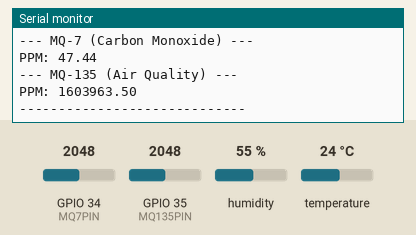
Recording of a sketch running on a simulated ESP32. On the bench: the last lines printed to the serial monitor. The test bench sets the inputs (shaded band); at power-on: GPIO 35 (MQ135PIN) = 2048, humidity 55 %, GPIO 34 (MQ7PIN) = 2048, temperature 24 °C.

Above: at 4.8 s.
4.9 s: GPIO 35 (MQ135PIN) set to 3972
At 8.8 s:
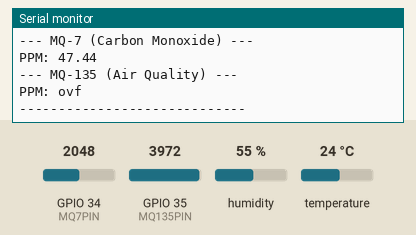
13.6 s: humidity set to 22 %
18.6 s: GPIO 34 (MQ7PIN) set to 2866
23.6 s: temperature set to 12 °C
28.6 s: GPIO 34 (MQ7PIN) set to 3972
33.6 s: GPIO 35 (MQ135PIN) set to 2866
At 37.1 s:
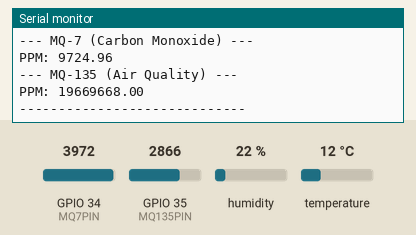
Timing chart, 0 to 38.6 s (numbered marks = the images above; inputs shaded):
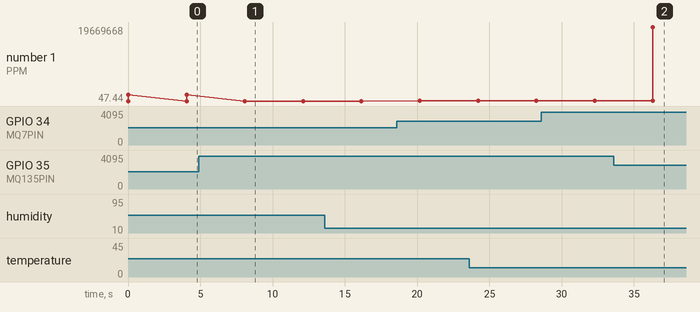

The sketch:

reader_AirQ.ino
```cpp
#include <DHT.h>

// Pins
#define DHTPIN 4       // DHT11 data pin
#define DHTTYPE DHT11  // DHT11 sensor type
#define MQ7PIN 34      // MQ-7 sensor analog pin
#define MQ135PIN 35    // MQ-135 sensor analog pin

// Constants
const float MQ7_R0 = 6.22;    // values attained from calibration
const float MQ135_R0 = 238.87;
const float MQ7_m = -0.6527;   // Slope for MQ-7
const float MQ7_b = 1.30;      // Intercept for MQ-7
const float MQ135_m = -0.3376;   // Slope for MQ-135
const float MQ135_b = 0.7165;    // Intercept for MQ-135

DHT dht(DHTPIN, DHTTYPE);

void setup() {
  Serial.begin(115200);
  dht.begin();

  pinMode(MQ7PIN, INPUT);
  pinMode(MQ135PIN, INPUT);
}

void loop() {
  // Read temperature and humidity from DHT11
  float temp = dht.readTemperature();
  float humidity = dht.readHumidity();

  if (isnan(temp) || isnan(humidity)) {
    Serial.println("Error: Failed to read from DHT sensor.");
  } else {
    Serial.print("Temperature: ");
    Serial.print(temp);
    Serial.print("°C, Humidity: ");
    Serial.print(humidity);
    Serial.println("%");
  }

  // Read MQ-7 data
  int mq7_raw = analogRead(MQ7PIN);
  if (mq7_raw <= 0) {
    Serial.println("Error: Failed to read from MQ-7 sensor.");
  } else {
    float mq7_volt = mq7_raw * (3.3 / 4095.0);               // Convert ADC to voltage
    float mq7_RS = ((3.3 * 10.0) / mq7_volt) - 10.0;        // Calculate RS for MQ-7
    float mq7_ratio = mq7_RS / MQ7_R0;                      // Calculate ratio
    float mq7_ppm_log = (log10(mq7_ratio) - MQ7_b) / MQ7_m; // Calculate log(PPM)
    float mq7_ppm = pow(10, mq7_ppm_log);                   // Convert log value to PPM

    Serial.println("\n--- MQ-7 (Carbon Monoxide) ---");
    //Serial.print("Raw Value: ");
    //Serial.println(mq7_raw);
    //Serial.print("Voltage: ");
    //Serial.println(mq7_volt);
    Serial.print("PPM: ");
    Serial.println(mq7_ppm);
  }

  // Read MQ-135 data
  int mq135_raw = analogRead(MQ135PIN);
  if (mq135_raw <= 0) {
    Serial.println("Error: Failed to read from MQ-135 sensor.");
  } else {
    float mq135_volt = mq135_raw * (3.3 / 4095.0);                  // Convert ADC to voltage
    float mq135_RS = ((3.3 * 10.0) / mq135_volt) - 10.0;           // Calculate RS for MQ-135
    float mq135_ratio = mq135_RS / MQ135_R0;                       // Calculate ratio
    float mq135_ppm_log = (log10(mq135_ratio) - MQ135_b) / MQ135_m; // Calculate log(PPM)
    float mq135_ppm = pow(10, mq135_ppm_log);                       // Convert log value to PPM

    Serial.println("\n--- MQ-135 (Air Quality) ---");
    //Serial.print("Raw Value: ");
    //Serial.println(mq135_raw);
    //Serial.print("Voltage: ");
    //Serial.println(mq135_volt);
    Serial.print("PPM: ");
    Serial.println(mq135_ppm);
  }

  Serial.println("\n-----------------------------");
  delay(4000); // Delay for 2 seconds before the next reading
}
```

Measured:
- after the input at 4.9 s, the serial monitor: prints a new line after 3.2 s (image 1)
- after the input at 33.6 s, the serial monitor: prints a new line after 2.7 s (image 2)
- plotted number 1: 47.44 → 173.45 after the input at 18.6 s, 173.45 → 9724.96 after the input at 28.6 s, 9724.96 → 19669668 after the input at 33.6 s
